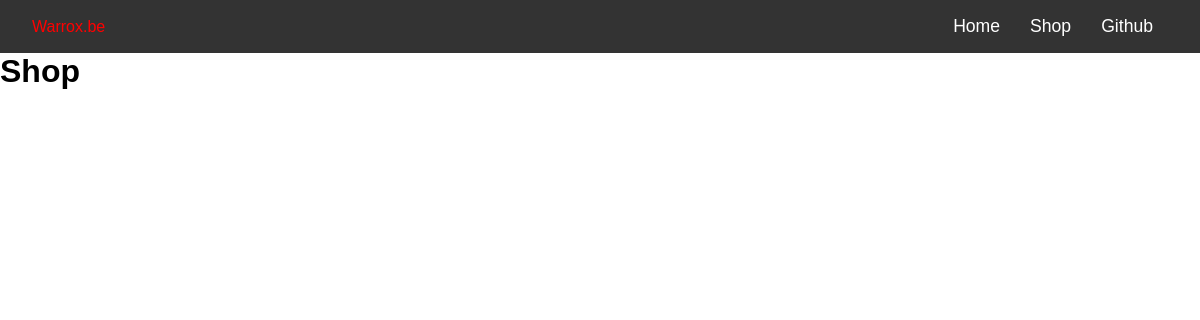
The page /shop/ on the database as committed earlier.
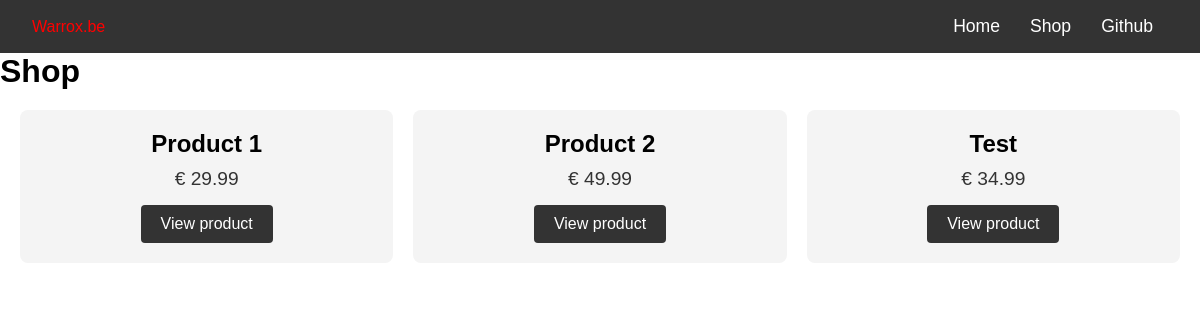
The same page on the database as committed later.
### Shop/models.py (models this page shows, shortened)
class Product(models.Model):
    name = models.CharField(max_length=100)
    description = models.TextField()
    price = models.DecimalField(max_digits=10, decimal_places=2)
    image = models.ImageField(upload_to='products/')
    slug = models.SlugField(unique=True)

### Shop/views.py (the view)
# urls.py: path('shop/', shop)
def shop(request):
    products = Product.objects.all()
    return render(request, 'frontend/shop/shop.html', {'products': products})

### frontend/templates/frontend/shop/shop.html (shortened to what this page needs)
<!DOCTYPE html>
{% extends 'frontend/base.html' %}
{% load static %}
{% block extra_css %}
    <link rel="stylesheet" href="{% static 'frontend/css/shop.css' %}">
{% endblock %}
{% block content %}
    <h1>Shop</h1>
    <div class="product-grid">
            {% for product in products %}
                <div class="product-card">
                    <h2>{{ product.name }}</h2>
                    <p>€ {{ product.price }}</p>
                    <a href="{% url 'product' product.slug %}">View product</a>
                </div>
            {% endfor %}
        </div>
{% endblock %}

### frontend/templates/frontend/base.html (shortened to what this page needs)
{% load static %}
<!DOCTYPE html>
<html lang="en">
<head>
    <link rel="stylesheet" href="{% static 'frontend/css/base.css' %}">
    {% block extra_css %}{% endblock %}
</head>
<body>
    <nav class="navbar">
        <div class="logo">Warrox.be</div>
        <ul class="nav-links">
            <li><a href="/">Home</a></li>
            <li><a href="/shop">Shop</a></li>
            <li><a href="https://github.com/Warre-python">Github</a></li>
        </ul>
    </nav>
    <main>
        {% block content %}{% endblock %}
    </main>
</body>
</html>

### frontend/static/frontend/css/base.css (style rules this page uses)
* { margin: 0; padding: 0; box-sizing: border-box; font-family: sans-serif; }
.navbar { display: flex; justify-content: space-between; align-items: center; background-color: #333; padding: 1rem 2rem; color: red; }
.nav-links { display: flex; list-style: none; }
.nav-links li { padding: 0 15px; }
.nav-links a { color: white; text-decoration: none; font-size: 1.1rem; transition: color 0.3s; }

### frontend/static/frontend/css/shop.css (style rules this page uses)
* { margin: 0; padding: 0; box-sizing: border-box; font-family: sans-serif; }
.navbar { display: flex; justify-content: space-between; align-items: center; background-color: #333; padding: 1rem 2rem; color: red; }
.nav-links { display: flex; list-style: none; }
.nav-links li { padding: 0 15px; }
.nav-links a { color: white; text-decoration: none; font-size: 1.1rem; transition: color 0.3s; }
.product-grid { display: grid; grid-template-columns: repeat(auto-fit, minmax(200px, 1fr)); gap: 20px; padding: 20px; }
.product-grid .product-card { background-color: #f4f4f4; padding: 20px; border-radius: 8px; text-align: center; }
.product-grid .product-card h2 { font-size: 1.5rem; margin-bottom: 10px; }
.product-grid .product-card p { font-size: 1.2rem; color: #333; margin-bottom: 15px; }
.product-grid .product-card a { display: inline-block; padding: 10px 20px; background-color: #333; color: white; text-decoration: none; border-radius: 4px; transition: background-color 0.3s; }

Rows that differ between the two databases and show on the page:
added Product: name "Product 1", price "29.99"
added Product: name "Product 2", price "49.99"
added Product: name "Test", price "34.99"
